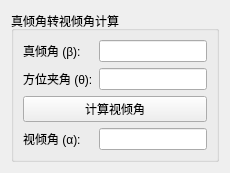
<?xml version="1.0" encoding="UTF-8"?>
<ui version="4.0">
 <class>TrueDipWidget</class>
 <widget class="QWidget" name="TrueDipWidget">
  <layout class="QVBoxLayout" name="verticalLayout">
   <item>
    <widget class="QGroupBox" name="groupBox">
     <property name="title"><string>真倾角转视倾角计算</string></property>
     <layout class="QFormLayout" name="formLayout">
      <item row="0" column="0"><widget class="QLabel" name="label_1"><property name="text"><string>真倾角 (β):</string></property></widget></item>
      <item row="0" column="1"><widget class="QLineEdit" name="input_true_dip"/></item>
      <item row="1" column="0"><widget class="QLabel" name="label_2"><property name="text"><string>方位夹角 (θ):</string></property></widget></item>
      <item row="1" column="1"><widget class="QLineEdit" name="input_theta"/></item>
      <item row="2" column="0" colspan="2"><widget class="QPushButton" name="btn_calc"><property name="text"><string>计算视倾角</string></property></widget></item>
      <item row="3" column="0"><widget class="QLabel" name="label_3"><property name="text"><string>视倾角 (α):</string></property></widget></item>
      <item row="3" column="1"><widget class="QLineEdit" name="output_apparent_dip"><property name="readOnly"><bool>true</bool></property></widget></item>
     </layout>
    </widget>
   </item>
  </layout>
 </widget>
</ui>
